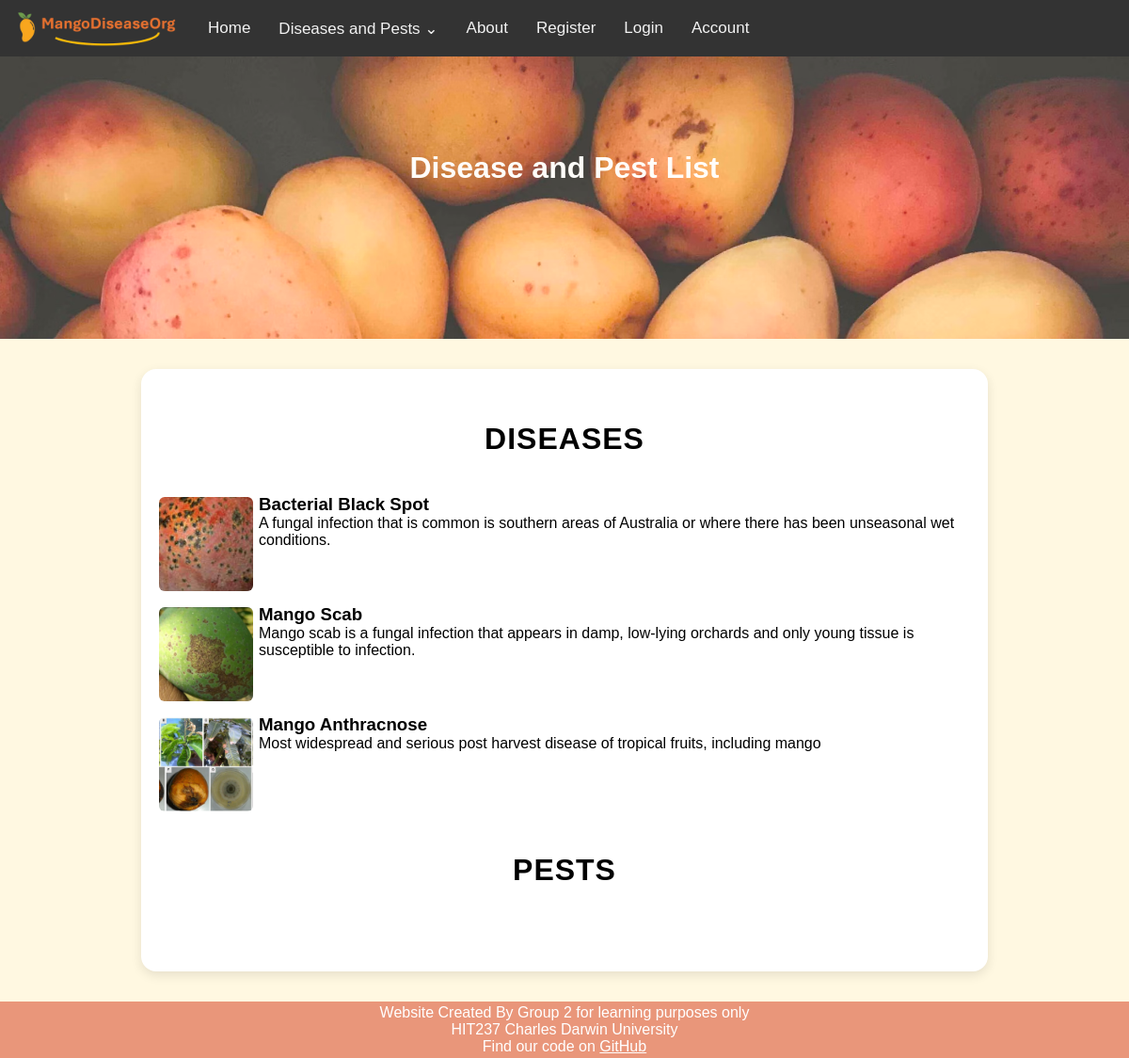
Before: /diseases/ with the older database file.
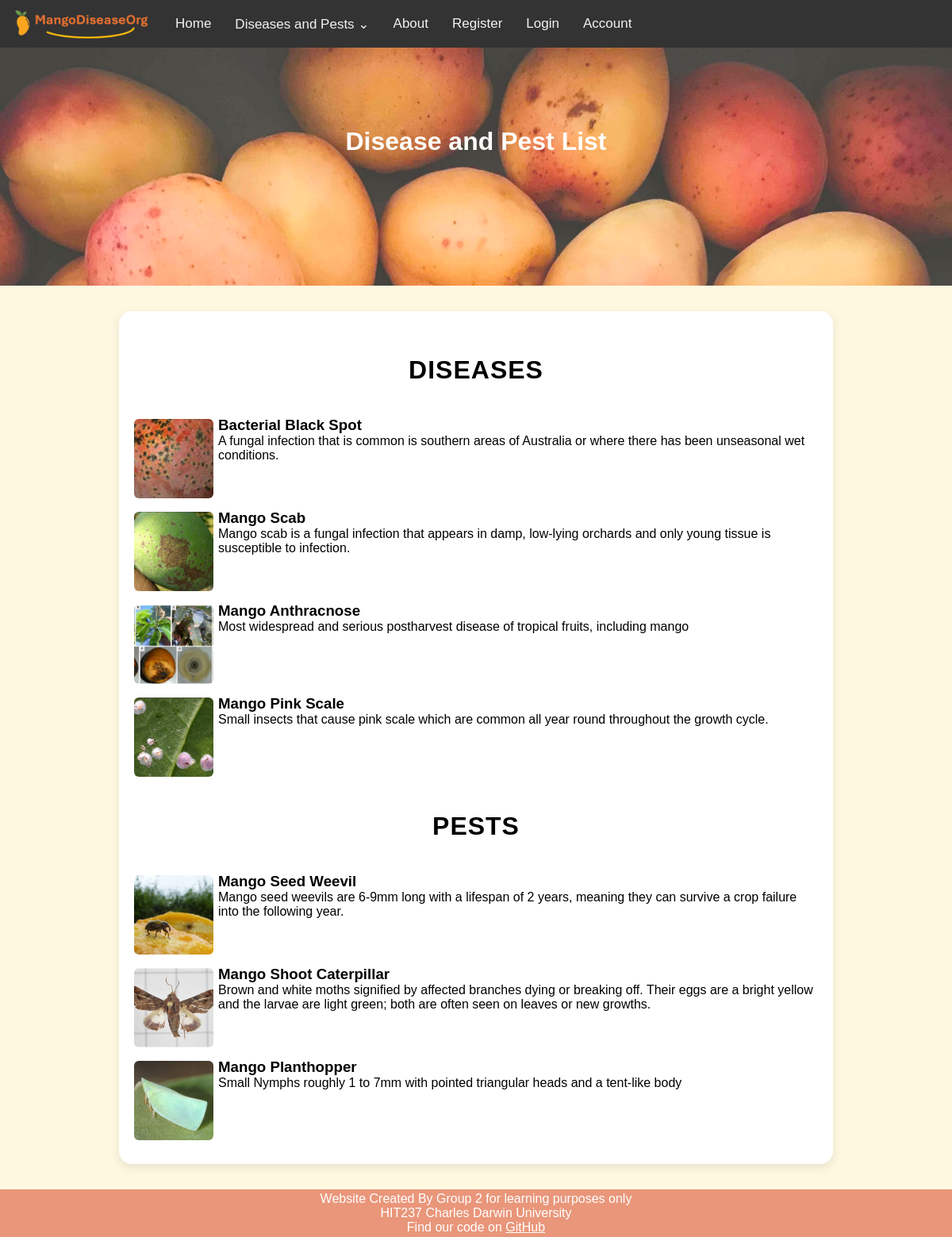
After: the same page with the newer database file.
### mango_disease_app/models.py (models this page shows, shortened)
class Disease(models.Model):
    DISEASE_TYPES = [
        ('pest', 'Pest'),
        ('disease', 'Disease')
    ]
    diseaseName = models.CharField(max_length=255)
    type = models.CharField(choices=DISEASE_TYPES, max_length=7, default=DISEASE_TYPES[1][1])
    severity = models.IntegerField(validators=[validators.MinValueValidator(0),validators.MaxValueValidator(10)])
    spreadability = models.IntegerField(validators=[validators.MinValueValidator(0),validators.MaxValueValidator(10)])
    shortDescription = models.TextField()
    longDescription = models.TextField()
    controlMethod = models.TextField()
    image = models.ImageField(upload_to="disease_images/", default="disease_images/default.JPG")

### mango_disease_app/views.py (the view)
# urls.py: re_path(r'^diseases/$', views.diseases, name='diseases'),
def diseases(request):
    categories = {
        'diseases': Disease.objects.filter(type='disease'),
        'pests': Disease.objects.filter(type='pest'),
    }
    return render(request, 'mango_disease_app/diseases.html', {'data':categories})

### mango_disease_app/context_processors.py (called while the page is built)
def disease_menu(request):
    return {'navs': Disease.objects.all()}

### mango_disease_app/templates/mango_disease_app/diseases.html (shortened to what this page needs)
{% extends 'mango_disease_app/base.html' %}
{% load static %}
{% block page_header %}Disease and Pest List{% endblock %}
{% block content %}
    {% for category_name, items in data.items %}
        <h2>{{ category_name }}</h2>
        {% for item in items %}
            <a href="{% url 'ind_disease' name=item.diseaseName %}">
            <div class="list_item">
                <div><img class="disease_list_img" src="{{ item.image.url }}"></div>
                <div><h3>{{ item.diseaseName }}</h3>
                <p>{{ item.shortDescription }}</p></div>
            </div></a>
        {% endfor %}
    {% endfor %}
{% endblock %}

### mango_disease_app/templates/mango_disease_app/base.html (shortened to what this page needs)
{% load static %}
<!DOCTYPE html>
<html lang="en">
<head>
    <link rel="stylesheet" href="{% static 'css/styles.css' %}">
    <link rel="stylesheet" href="{% static 'css/form.css' %}">
</head>
<body>
    {% include "mango_disease_app/patterns/navbar_large.html" %}
    <header class='header'>
        <h1>{% block page_header %}Mango Diseases{% endblock %}</h1>
    </header>
    <main>
        <div class="main-container">
            {% block content %}{% endblock %}
        </div>
    </main>
    <footer>
        <p>Website Created By Group 2 for learning purposes only</p>
        <p>HIT237 Charles Darwin University</p>
        <p>Find our code on <a style="color: white; text-decoration: underline;" href="https://github.com/frank-895/mango_disease_web_app/">GitHub</a></p>
    </footer>
</body>
</html>

### mango_disease_app/templates/mango_disease_app/patterns/navbar_large.html (shortened to what this page needs)
{% load static %}
<nav class="large-nav">
    <a href="{% url 'home' %}" class="nav-item img-logo"><img class="logo" src="{% static 'images/logo.png' %}"></a>
    <a href="{% url 'home' %}" class="nav-item">Home</a>
    <div class="dropdown nav-item">
        <a href="{% url 'diseases' %}" class="dropdown-button">Diseases and Pests ⌄</a>
    </div>
    <a href="{% url 'about' %}" class="nav-item">About</a>
    <a href="{% url 'register' %}" class="nav-item">Register</a>
    <a href="{% url 'userlogin' %}" class="nav-item">Login</a>
    <a href="{% url 'account' %}" class="nav-item">Account</a>
</nav>

### mango_disease_app/templates/mango_disease_app/patterns/navbar_small.html (shortened to what this page needs)
{% load static %}

### mango_disease_app/static/css/styles.css (style rules this page uses)
* { margin: 0; padding: 0; font-family: Arial; }
body { min-height: 100vh; display: flex; flex-direction: column; background-color: #fff8e1; }
main { flex-grow: 1; }
a { text-decoration: none; color: black }
.main-container { background-color: white; color: black; margin: 2rem auto; padding: 1rem; border-radius: 1rem; box-shadow: 0 4px 12px rgba(0, 0, 0, 0.1); width: 90vw; max-width: 900px; min-height: 80vh; }
.large-nav { display: block; }
nav { background-color: #333; flex-wrap: nowrap; height: 60px; display: flex; align-items: center; position: relative; z-index: 10; }
.nav-item { float: left; display: flex; align-items: center; height:100%; padding: 0px 15px; text-decoration: none; white-space: nowrap; color: #f2f2f2; text-align: center; font-size: 17px; }
nav .logo { height: 40px; }
.dropdown { position: relative; display: flex; align-items: center; height: 100%; padding: 0px; }
.dropdown-button { height: 100%; display: flex; align-items: center; padding: 0px 15px; color: #f2f2f2; justify-content: center; }
.dropdown-button, .disease-dropdown li a { transition: 0.2s ease, color 0.2s ease; }
header { background-image: url("../images/header-background.avif"); background-size: cover; height: 300px; opacity: 0.8; position: relative; z-index: 0; }
h1 { color: white; text-align: center; padding: 100px; }
footer { text-align: center; padding: 3px; background-color: DarkSalmon; color: white; }
h2 { font-size: 32px; text-align: center; margin: 40px 0 40px; font-weight: 700; text-transform: uppercase; letter-spacing: 1px; }
.disease_list_img { width: 100px; height: 100px; border-radius: 6px; object-fit: cover; margin: 3px 6px 0 3px; }
.list_item { display: flex; border-radius: 2px; transition: 0.2s; margin: 10px 0; }
.logo { max-width: 100%; height: auto; margin: 0 auto; }

### mango_disease_app/static/css/form.css (style rules this page uses)
*, *::before, *::after { box-sizing: border-box; }

Changed rows visible on the page:
changed Disease "Mango Anthracnose": shortDescription "Most widespread and serious post harvest disease of tropical fruits, including mango" → "Most widespread and serious postharvest disease of tropical fruits, including mango"
added Disease: image (picture), diseaseName "Mango Pink Scale", shortDescription "Small insects that cause pink scale which are common all year round throughout the growth cycle.", shown under "DISEASES"
added Disease: image (picture), diseaseName "Mango Seed Weevil", shortDescription "Mango seed weevils are 6-9mm long with a lifespan of 2 years, meaning they can survive a crop failure into the following year.", shown under "PESTS"
added Disease: image (picture), diseaseName "Mango Shoot Caterpillar", shortDescription "Brown and white moths signified by affected branches dying or breaking off. Their eggs are a bright yellow and the larvae are light green; both are often seen on leaves or new growths.", shown under "PESTS"
added Disease: image (picture), diseaseName "Mango Planthopper", shortDescription "Small Nymphs roughly 1 to 7mm with pointed triangular heads and a tent-like body", shown under "PESTS"
